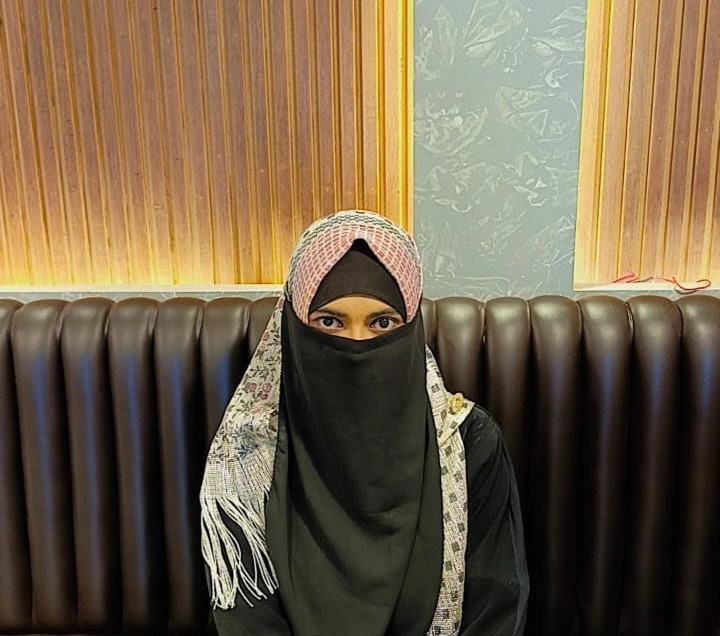
#> input picture ela.jpg, 720 x 636 px, found by its file name
$ python '1(b).py'
#> lines starting #> are read from the running program, lines starting #| are printed output that depends on the picture; after the words box and inside, x2 and y2 are one past the last pixel; in counts of white or black regions, pixels touching at a corner belong together
import cv2
import numpy as np
import matplotlib.pyplot as plt
import os

# --- Harmonic Mean Filter ---
def apply_harmonic_mean_filter(image, mask_size):
    filtered_image = np.zeros_like(image, dtype=np.float32)
    height, width = image.shape
    offset = mask_size // 2

    for r in range(height):
        for c in range(width):
            sub_matrix = image[max(r-offset,0):min(r+offset+1,height), max(c-offset,0):min(c+offset+1,width)]
            with np.errstate(divide='ignore'):
                harmonic_mean = (sub_matrix.size / np.sum(1.0 / (sub_matrix + 1e-6)))
            filtered_image[r, c] = min(255, harmonic_mean)

    return np.uint8(filtered_image)

# --- Geometric Mean Filter ---
def apply_geometric_mean_filter(image, mask_size):
    filtered_image = np.zeros_like(image, dtype=np.float32)
    height, width = image.shape
    offset = mask_size // 2

    for r in range(height):
        for c in range(width):
            sub_matrix = image[max(r-offset,0):min(r+offset+1,height), max(c-offset,0):min(c+offset+1,width)]
            sub_matrix = sub_matrix + 1e-6  # avoid log(0)
            geo_mean = np.exp(np.mean(np.log(sub_matrix)))
            filtered_image[r, c] = min(255, geo_mean)

    return np.uint8(filtered_image)

# --- Salt & Pepper Noise ---
def add_salt_pepper_noise(image, percent):
    noisy = image.copy()
    num_noisy = int(percent / 100 * image.size)
    coords = [np.random.randint(0, i, num_noisy) for i in image.shape]
    noisy[coords[0], coords[1]] = np.random.choice([0, 255], num_noisy)
    return noisy

# --- PSNR Calculation ---
def compute_psnr(original, compared):
    mse = np.mean((original.astype(np.float64) - compared.astype(np.float64)) ** 2)
    if mse == 0:
        return float('inf')
    return round(20 * np.log10(255.0) - 10 * np.log10(mse), 2)

# --- Load Image ---
image_path = r"C:\Users\hp\Desktop\Image Processing Lab\ela.jpg"
character_image = cv2.imread(image_path, 0)
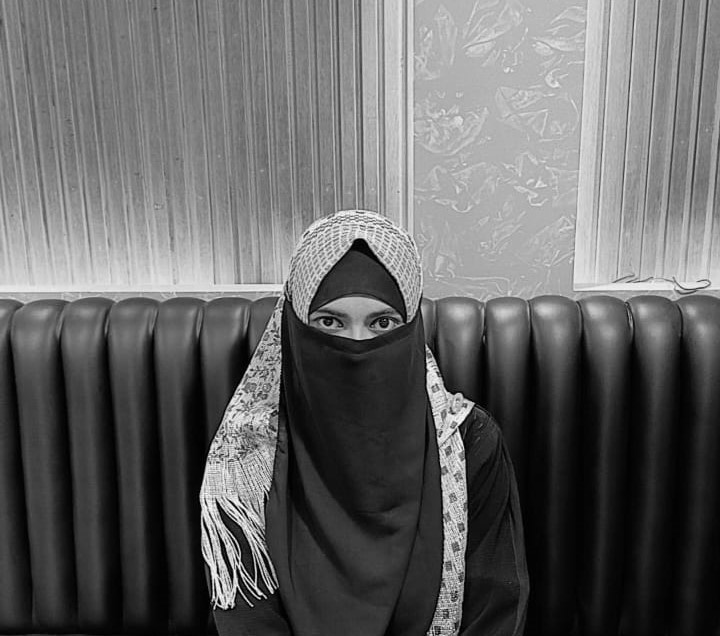
#> character_image: shape (636, 720); min 0, max 255, mean 100.8

if character_image is None:
    raise FileNotFoundError("Image not found. Check the file path.")

character_image = cv2.resize(character_image, (512, 512))
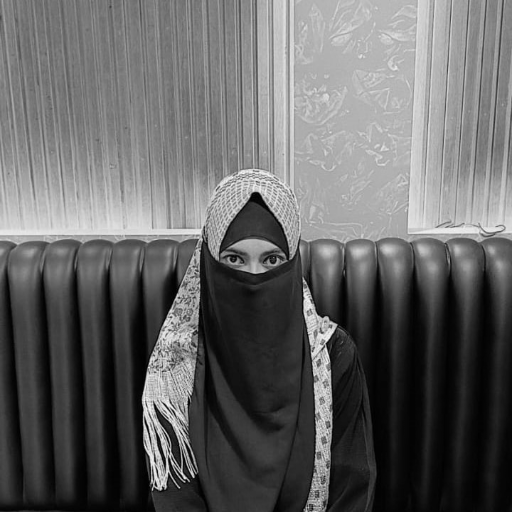
#> character_image: shape (512, 512); min 0, max 251, mean 100.7

# --- Add Noise ---
noisy_image = add_salt_pepper_noise(character_image, 1.5)
#> in add_salt_pepper_noise, `noisy[coords[0], coords[1]] = np.random.choice([0, 255], num_noisy)`:
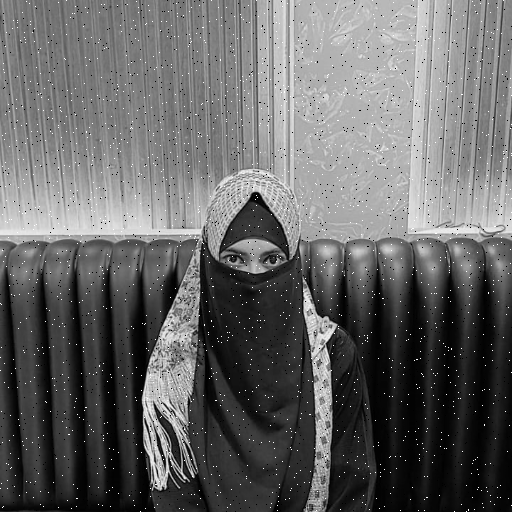
#> noisy: shape (512, 512); 1.49% of pixels changed, all inside (x1, y1, x2, y2) = (0, 0, 512, 512)
psnr_noisy = compute_psnr(character_image, noisy_image)
#> in compute_psnr, `mse = np.mean((original.astype(np.float64) - compared.astype(np.float6..`: mse = 321.8
#> psnr_noisy = 23.06

# --- Apply Filters ---
mask_size = 3
harmonic_filtered = apply_harmonic_mean_filter(noisy_image, mask_size)
#> after the loop in apply_harmonic_mean_filter, `for r in range(height):`:
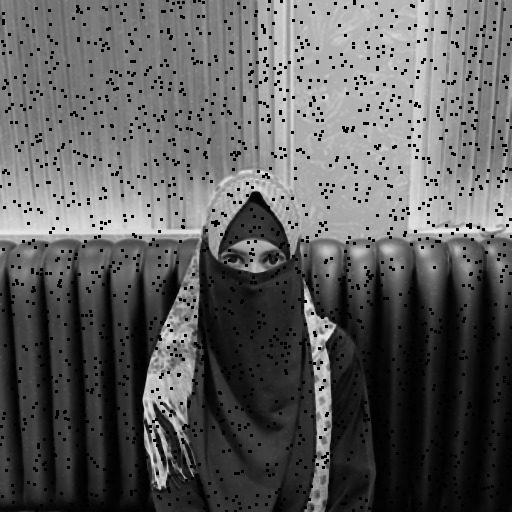
#> filtered_image: shape (512, 512) float32; min 3e-06, max 234.2, mean 92.9
geometric_filtered = apply_geometric_mean_filter(noisy_image, mask_size)

psnr_harmonic = compute_psnr(character_image, harmonic_filtered)
#> psnr_harmonic = 17.95
psnr_geometric = compute_psnr(character_image, geometric_filtered)
#> psnr_geometric = 19.05

# --- Display Results ---
plt.figure(figsize=(12, 8))

plt.subplot(2, 2, 1)
plt.imshow(character_image, cmap='gray')
plt.title("Original Image")
plt.axis('off')

plt.subplot(2, 2, 2)
plt.imshow(noisy_image, cmap='gray')
plt.title(f"Noisy Image\nPSNR: {psnr_noisy} dB")
plt.axis('off')

plt.subplot(2, 2, 3)
plt.imshow(harmonic_filtered, cmap='gray')
plt.title(f"Harmonic Mean Filter\nPSNR: {psnr_harmonic} dB")
plt.axis('off')

plt.subplot(2, 2, 4)
plt.imshow(geometric_filtered, cmap='gray')
plt.title(f"Geometric Mean Filter\nPSNR: {psnr_geometric} dB")
plt.axis('off')


plt.tight_layout()
plt.show()
